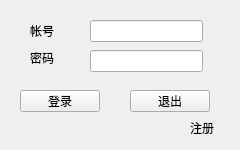
<?xml version="1.0" encoding="UTF-8"?>
<ui version="4.0">
 <class>LoginWindow</class>
 <widget class="QWidget" name="LoginWindow">
  <property name="geometry">
   <rect>
    <x>0</x>
    <y>0</y>
    <width>240</width>
    <height>150</height>
   </rect>
  </property>
  <property name="minimumSize">
   <size>
    <width>240</width>
    <height>150</height>
   </size>
  </property>
  <property name="maximumSize">
   <size>
    <width>240</width>
    <height>150</height>
   </size>
  </property>
  <property name="windowTitle">
   <string>登录</string>
  </property>
  <widget class="QPushButton" name="SiginButton">
   <property name="geometry">
    <rect>
     <x>20</x>
     <y>90</y>
     <width>80</width>
     <height>22</height>
    </rect>
   </property>
   <property name="text">
    <string>登录</string>
   </property>
  </widget>
  <widget class="QPushButton" name="QuitButton">
   <property name="geometry">
    <rect>
     <x>130</x>
     <y>90</y>
     <width>80</width>
     <height>22</height>
    </rect>
   </property>
   <property name="text">
    <string>退出</string>
   </property>
  </widget>
  <widget class="QLineEdit" name="UsernameEditor">
   <property name="geometry">
    <rect>
     <x>90</x>
     <y>20</y>
     <width>113</width>
     <height>22</height>
    </rect>
   </property>
   <property name="maxLength">
    <number>16</number>
   </property>
  </widget>
  <widget class="QLineEdit" name="PasswordEditor">
   <property name="geometry">
    <rect>
     <x>90</x>
     <y>50</y>
     <width>113</width>
     <height>22</height>
    </rect>
   </property>
   <property name="maxLength">
    <number>16</number>
   </property>
   <property name="echoMode">
    <enum>QLineEdit::Password</enum>
   </property>
  </widget>
  <widget class="QLabel" name="SigupLabel">
   <property name="geometry">
    <rect>
     <x>190</x>
     <y>120</y>
     <width>41</width>
     <height>16</height>
    </rect>
   </property>
   <property name="text">
    <string>注册</string>
   </property>
  </widget>
  <widget class="QLabel" name="UsernameLabel">
   <property name="geometry">
    <rect>
     <x>30</x>
     <y>20</y>
     <width>41</width>
     <height>21</height>
    </rect>
   </property>
   <property name="text">
    <string>帐号</string>
   </property>
  </widget>
  <widget class="QLabel" name="PasswordLabel">
   <property name="geometry">
    <rect>
     <x>30</x>
     <y>50</y>
     <width>59</width>
     <height>16</height>
    </rect>
   </property>
   <property name="text">
    <string>密码</string>
   </property>
  </widget>
 </widget>
 <resources/>
 <connections/>
</ui>
